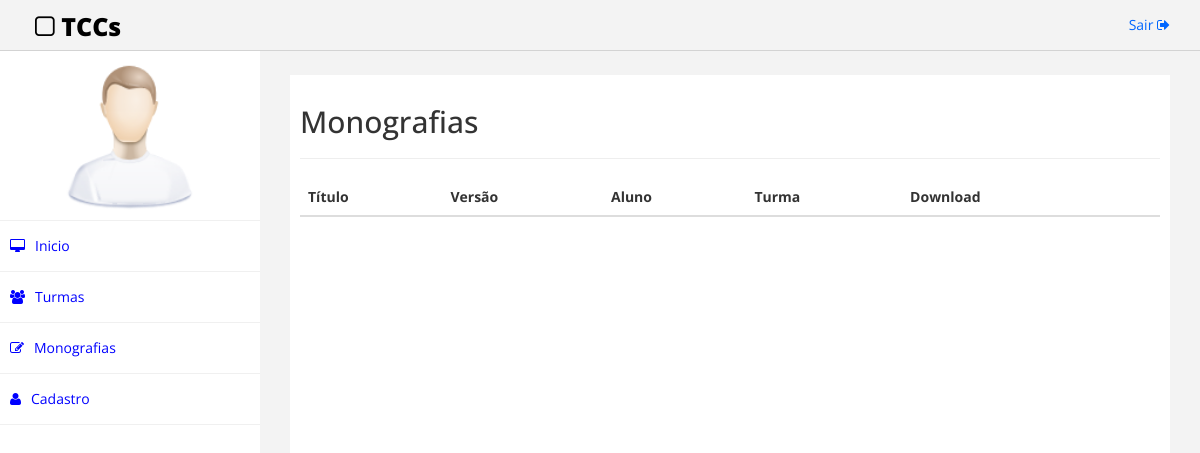
The app's page /monografias.php, older data.
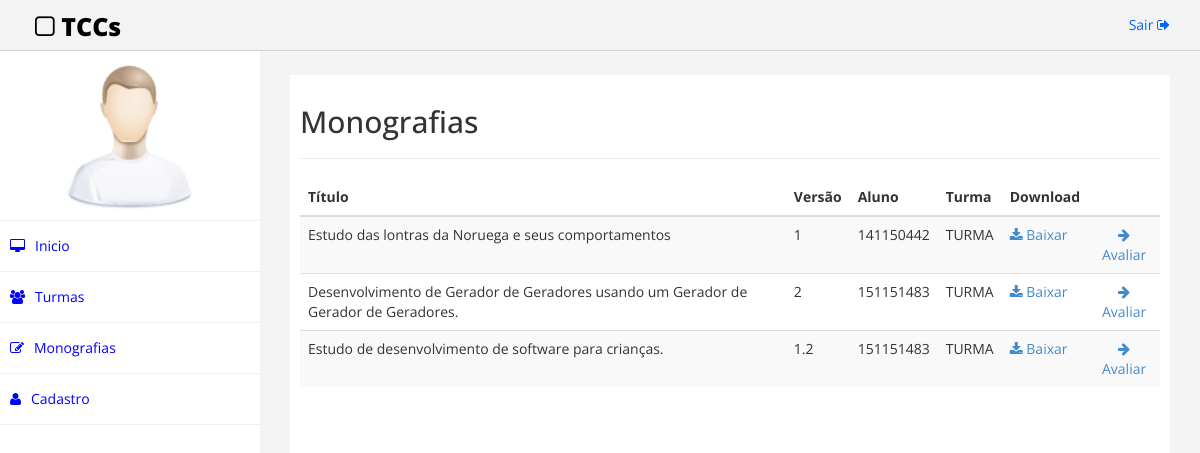
The same page, newer data.
### tables this page shows
CREATE TABLE `monografia` (
  `idMonografia` int(11) NOT NULL,
  `versao` varchar(45) DEFAULT NULL,
  `titulo` varchar(100) NOT NULL,
  `caminhoEntrega` varchar(100) DEFAULT NULL,
  `abstract` longtext,
  `aluno_matricula` varchar(50) NOT NULL,
  `professor_orientador` varchar(20) NOT NULL,
  `Professor_Coorientador` varchar(20) NOT NULL
);

### monografias.php (the view, shortened to what this page needs)
<!DOCTYPE html>
<html>
<head>
    <link href="assets/css/bootstrap.css" rel="stylesheet" />
    <link href="assets/css/font-awesome.css" rel="stylesheet" />
    <link href="assets/css/custom.css" rel="stylesheet" />
</head>
<body>
    <div id="wrapper">
         <div class="navbar navbar-inverse navbar-fixed-top">
            <div class="adjust-nav">
                <div class="navbar-header">
                    <a class="navbar-brand" href="#"><i class="fa fa-square-o "></i>&nbsp;TCCs</a>
                </div>
                <div class="navbar-collapse collapse">
                    <ul class="nav navbar-nav navbar-right">
                        <li><a href="#">Sair <i class="fa fa-sign-out "></i></a></li>
                    </ul>
                </div>
            </div>
        </div>
        <nav class="navbar-default navbar-side" role="navigation">
            <div class="sidebar-collapse">
                <ul class="nav" id="main-menu">
                    <li class="text-center user-image-back">
                        <img src="assets/img/find_user.png" class="img-responsive user-image" />
                    </li>
                    <li>
                        <a href="indexProfessor.html"><i class="fa fa-desktop "></i>Inicio</a>
                    </li>
                    <li>
                        <a href="#"><i class="fa fa-users "></i>Turmas</a>
                    </li>
                    <li>
                        <a href="monografias.html"><i class="fa fa-edit"></i>Monografias</a>
                    </li>
                    <li>
                        <a href="#"><i class="fa fa-user"></i>Cadastro</a>
                    </li>
            </div>
        </nav>
        <div id="page-wrapper" >
            <div id="page-inner">
                <div class="row">
                    <div class="col-md-12">
                     <h2>Monografias</h2>
                     <hr />
                    </div>
                </div>
                <div class="row">
                    <div class="col-md-12">
                        <table class="table table-striped table-hover table-responsive">
                            <thead>
                                <tr>
                                    <th>
                                        Título
                                    </th>
                                    <th>
                                        Versão
                                    </th>
                                    <th>
                                        Aluno
                                    </th>
                                    <th>
                                        Turma
                                    </th>
                                    <th>
                                        Download
                                    </th>
                                    <th>
                                    </th>
                                </tr>
                            </thead>
                            <tbody>
                                <?php
                                    $conn = new Connection();
                                    $connection = $conn->getConnection();
                                    $sql = "SELECT * FROM monografia;";
                                    $resultado = mysqli_query($connection, $sql) or die ("Erro ao conectar na tabela " . mysqli_error($connection));
                                    while($row = $resultado->fetch_assoc()) {
                                            echo "<tr>
                                                    <td>
                                                        ".$row["titulo"]."
                                                    </td>
                                                    <td>
                                                        ".$row["versao"]."
                                                    </td>
                                                    <td>
                                                        ".$row["aluno_matricula"]."
                                                    </td>
                                                    <td>
                                                        TURMA
                                                    </td>
                                                    <td>
                                                        <a href=''><i class='fa fa-download' aria-hidden='true'></i><span> Baixar</span></a>
                                                    </td>
                                                    <td class='text-center'>
                                                        <a href='avaliar.html'><i class='fa fa-arrow-right' aria-hidden='true'></i><span> Avaliar</span></a>
                                                    </td>
                                                </tr>";
                                    }
                                ?>
                            </tbody>
                        </table>
                    </div>
                </div>
            </div>
            </div>
        </div>
</body>
</html>

### assets/css/custom.css (style rules this page uses)
body { font-family: 'Open Sans', sans-serif; }
#wrapper { width: 100%; margin-top:50px; }
#page-wrapper { padding: 15px 15px; min-height: 600px; background:#F3F3F3; }
#page-inner { width:100%; margin:10px 20px 10px 0px; background-color:#fff!important; padding:10px; min-height:1200px; }
.text-center { text-align:center; }
.user-image-back { background-color: white; padding: 10px; }
.user-image { width: 150px; height: 150px; display: block; margin: 0 auto; }
.navbar-inverse .navbar-nav > li > a { color: #06F; }
.sidebar-collapse , .sidebar-collapse .nav { background:none; }
.sidebar-collapse .nav { padding:0; }
.sidebar-collapse .nav > li > a { background: #FFFFFF; text-shadow: none; color:#0000FF; }
.sidebar-collapse > .nav > li > a { padding:15px 10px; }
.sidebar-collapse > .nav > li { border-bottom: 1px solid rgba(240, 240, 240, 1) !important; }
.navbar-side { border:none; background-color: #202020; }
.navbar-inverse { background-color: #f3f3f3; border-color: #D3D3D3; }
.navbar-default { border:0px solid #DDDDDD; }
.nav > li > a > i { margin-right:10px; }
.navbar-inverse .navbar-brand { color: #000000; font-size: 25px; font-weight: 900; }
.adjust-nav { padding-left:20px;padding-right:20px; }
@media (min-width:768px) { #page-wrapper { margin: 0 0 0 260px; padding: 15px 30px; min-height: 1200px; } }
@media (min-width:768px) { .navbar-side { z-index: 1; position: absolute; width: 260px; } }
@media (min-width:768px) { .navbar { border-radius: 0px; } }

Row changes from the older to the newer data that the page shows:
added monografia: titulo "Estudo das lontras da Noruega e seus comportamentos", versao "1", aluno_matricula "141150442"
added monografia: titulo "Desenvolvimento de Gerador de Geradores usando um Gerador de Gerador de Geradores.", versao "2", aluno_matricula "151151483"
added monografia: titulo "Estudo de desenvolvimento de software para crianças.", versao "1.2", aluno_matricula "151151483"
